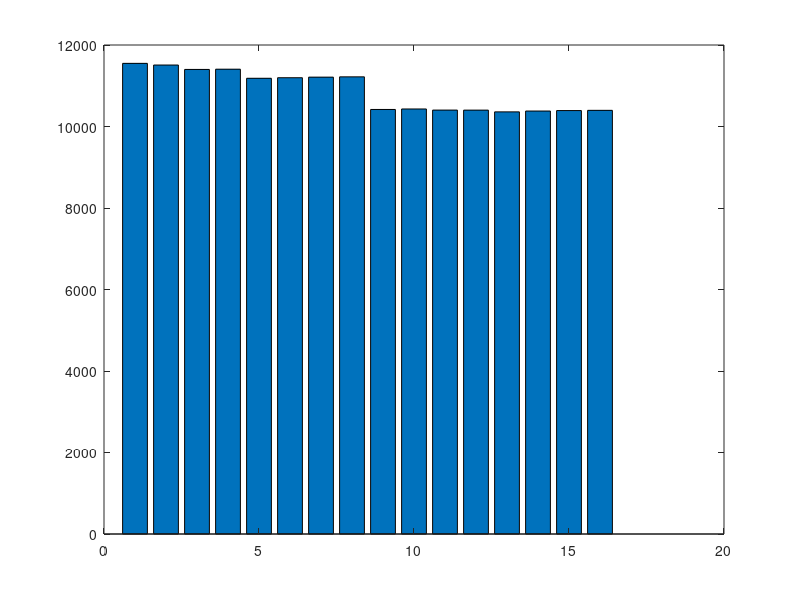

The MATLAB script that drew this image:

fp   = [7           7           9           10          7           8           10          11          7           8           10          11          8           9           11          12          ];
iBIC = [11549.5753  11508.5141  11400.5726  11406.3672  11183.5435  11197.3211  11211.3242  11218.9825  10418.1992  10430.0789  10402.8795  10401.8994  10359.3268  10379.5053  10391.224   10396.6875  ];
LL   = [374.2207    377.1832    372.4233    371.0414    363.5768    361.9686    363.7101    362.3661    338.6672    336.6889    335.3175    331.411     333.657     330.741     331.6411    327.2431    ];
eLL  = (iBIC - fp*2*log(350*15))/2;
iAIC = 2*eLL + 2*2*fp  ;
iAICc= iAIC + 2*2*fp.*(2*fp + 1) ./ (350*15 - fp - 1) ;

%p   = [7           7           9           10          7           8           10          11          7           8           10          11          8           9           11          12          ];
%iBIC = [16907.2735  16831.3143  16747.8944  16756.0971  16391.9875  16392.7888  16389.6112  16429.4441  16078.8203  16102.2225  16059.6163  16093.722   15905.2168  15931.6897  15941.4266  15989.7147  ];
%LL   = [554.3375    553.7255    550.2174    548.22      536.3064    534.2718    535.1095    533.4697    526.8679    524.4394    524.2718    521.8243    518.4518    515.5775    515.9733    514.5189    ];
%eLL  = (iBIC - fp*2*log(500*15))/2;
%iAIC = 2*eLL + 2*2*fp ;
%iAICc= iAIC + 2*2*fp.*(2*fp + 1) ./ (500*15 - fp - 1) ;

figure;
bar(iBIC)


%======== Likelihood ratio test

1  -  chi2cdf(   2*( LL(13)-LL(14) )   ,  -(fp(13)-fp(14))  )
1  -  chi2cdf(   2*( LL(13)-LL(15) )   ,  -(fp(13)-fp(15))  )
1  -  chi2cdf(   2*( LL(13)-LL(16) )   ,  -(fp(13)-fp(16))  )
